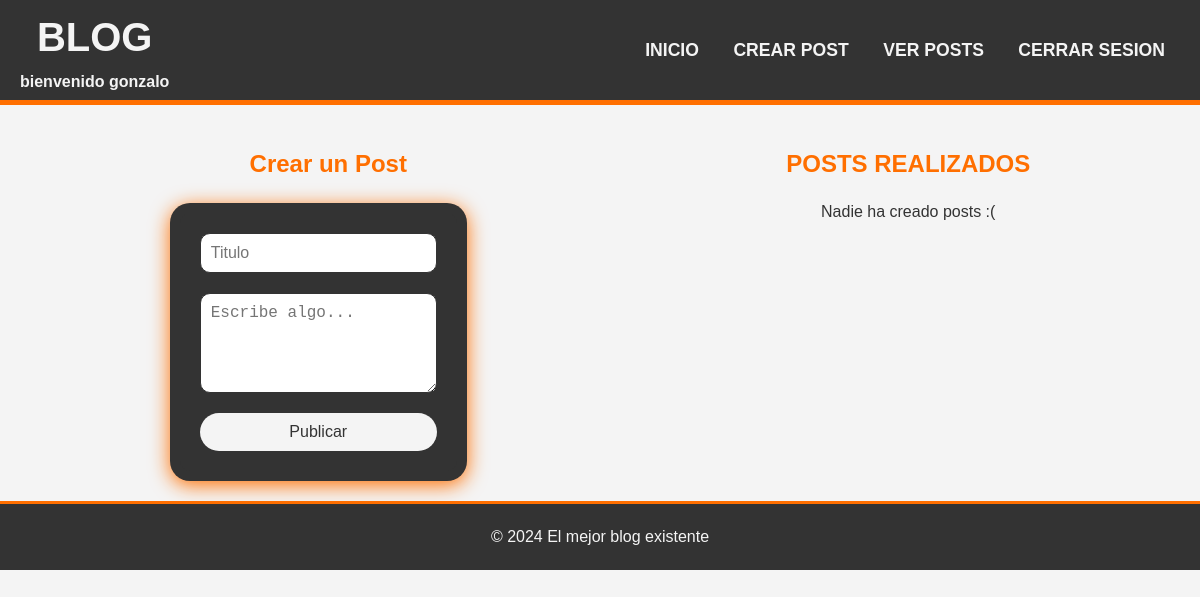
/posts/create (signed in), run on an earlier commit of the app's database.
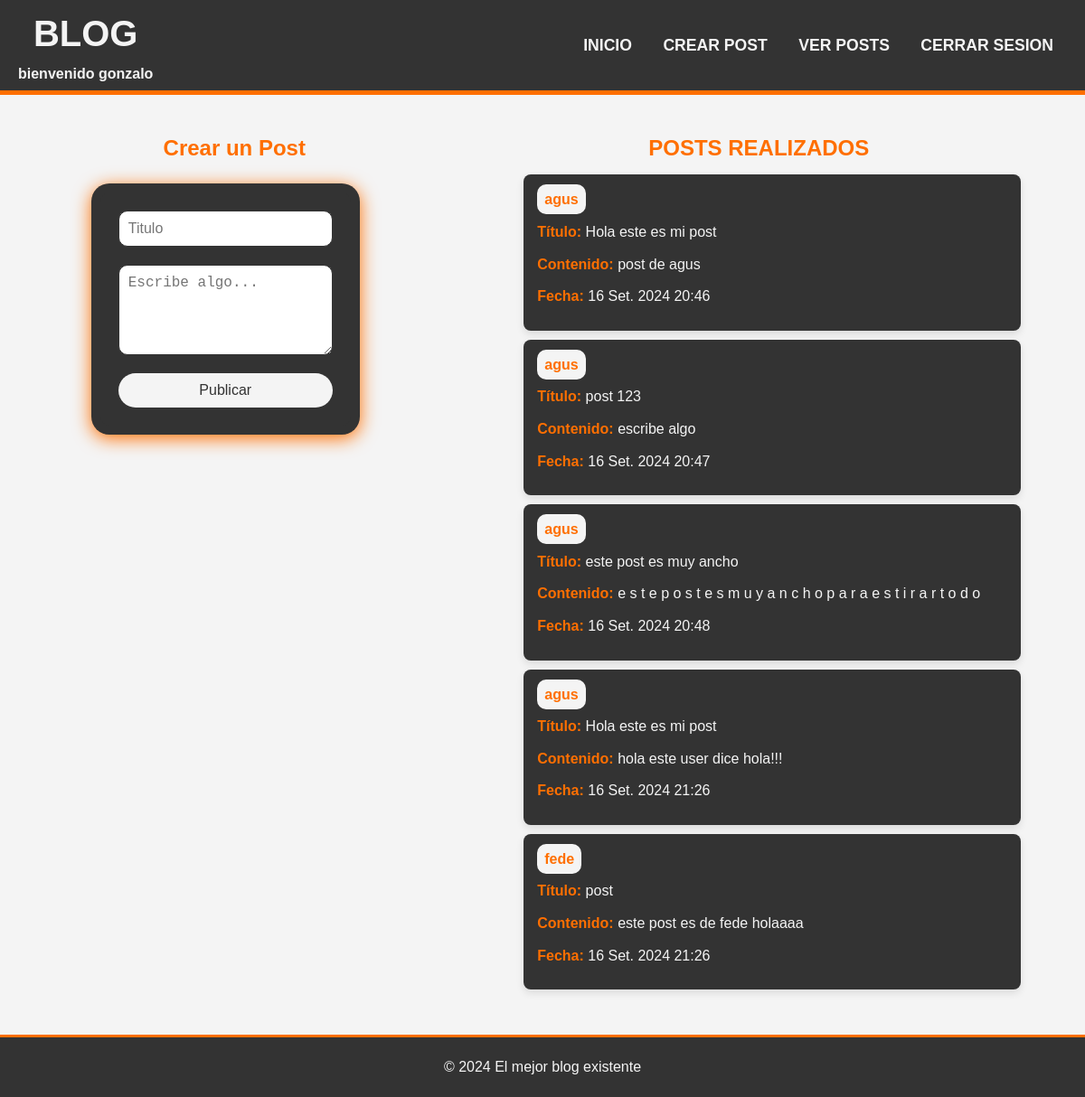
And on a later commit of the database.
### post/models.py (models this page shows, shortened)
class Posteo(models.Model):
    titulo = models.CharField(max_length=120)
    contenido= models.TextField()
    Fecha_de_publicacion = models.DateTimeField(auto_now_add=True)
    author= models.ForeignKey(User, on_delete=models.CASCADE, related_name='post_manage')

### post/views.py (the view)
# urls.py: path('posts/create', views.Crear, name='crear'),
@login_required
def Crear(request):
    if request.method == 'POST':
        form= PostForm(request.POST)
        if form.is_valid():
            post=form.save(commit=False)
            post.author = request.user
            post.save()
            return redirect('lista_posteos')
    else:
        form = PostForm()
        posts = Posteo.objects.exclude(author=request.user)
    return render(request,'post_manage.html', {'form':form, 'posts':posts})

### post/forms.py
class PostForm(forms.ModelForm):
    class Meta:
        model = Posteo
        fields = ['titulo', 'contenido']  # Incluye los campos que deseas en el formulario

### post/templates/post_manage.html (shortened to what this page needs)
{% extends 'base.html' %}
{% block content %}
<div class="manage-container">
    <div class="centered-content">
        <h2>Crear un Post</h2>
        <div class="form-container">
            <div class="form">
                <form action="{% url 'crear' %}" method="post">
                    <input type="text" id="titulo" name="titulo" placeholder="Titulo">
                    <textarea name="contenido" id="contenido" placeholder="Escribe algo..." required></textarea>
                    <button type="submit">Publicar</button>
                </form>
            </div>
        </div>
    </div>
    <div class="centered-content">
        <div class="post-container">
            <div class="">
                <h2 class="centered-content">POSTS REALIZADOS</h2>
                <ul class="centered-content">
                    {% for post in posts %}
                        <li class="post-card">
                            <strong class="user">{{ post.author }}</strong><br>
                            <p><strong>Título:</strong> {{ post.titulo }}<br> </p>
                            <p><strong>Contenido:</strong> {{ post.contenido }}<br> </p>
                            <p><strong>Fecha:</strong> {{ post.Fecha_de_publicacion }}<br> </p>
                        </li>
                    {% empty %}
                        <p>Nadie ha creado posts :( </p>
                    {% endfor %}
                </ul>
            </div>
        </div>
    </div>
{% endblock %}

What changed in the data, as far as the page shows it:
added Posteo: author "agus", titulo "Hola este es mi post", contenido "post de agus", Fecha_de_publicacion "16 Set. 2024 20:46"
added Posteo: author "agus", titulo "post 123", contenido "escribe algo", Fecha_de_publicacion "16 Set. 2024 20:47"
added Posteo: author "agus", titulo "este post es muy ancho", contenido "e s t e p o s t e s m u y a n c h o p a r a e s t i r a r t o d o", Fecha_de_publicacion "16 Set. 2024 20:48"
added Posteo: author "agus", titulo "Hola este es mi post", contenido "hola este user dice hola!!!", Fecha_de_publicacion "16 Set. 2024 21:26"
added Posteo: author "fede", titulo "post", contenido "este post es de fede holaaaa", Fecha_de_publicacion "16 Set. 2024 21:26"
Also different on the page:
text no longer shown: "Nadie ha creado posts :("
